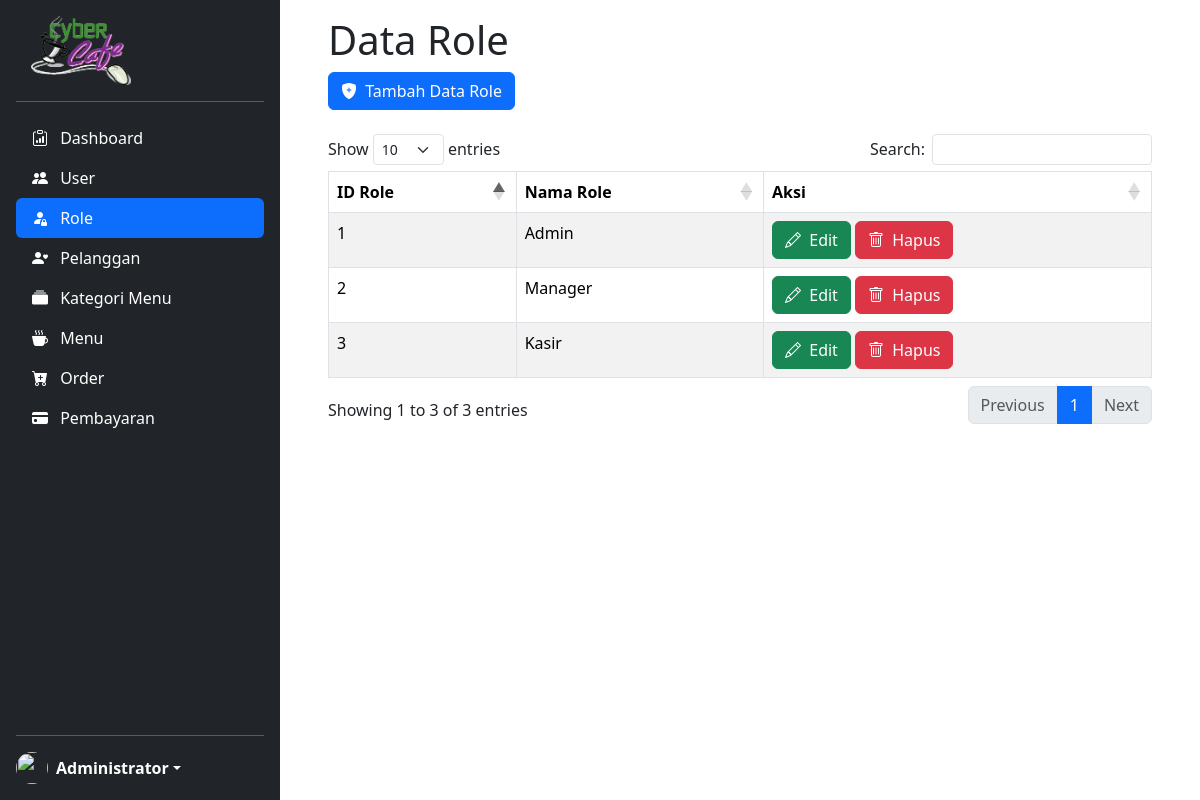
The page /master-role.php (signed in) on the database as committed earlier.
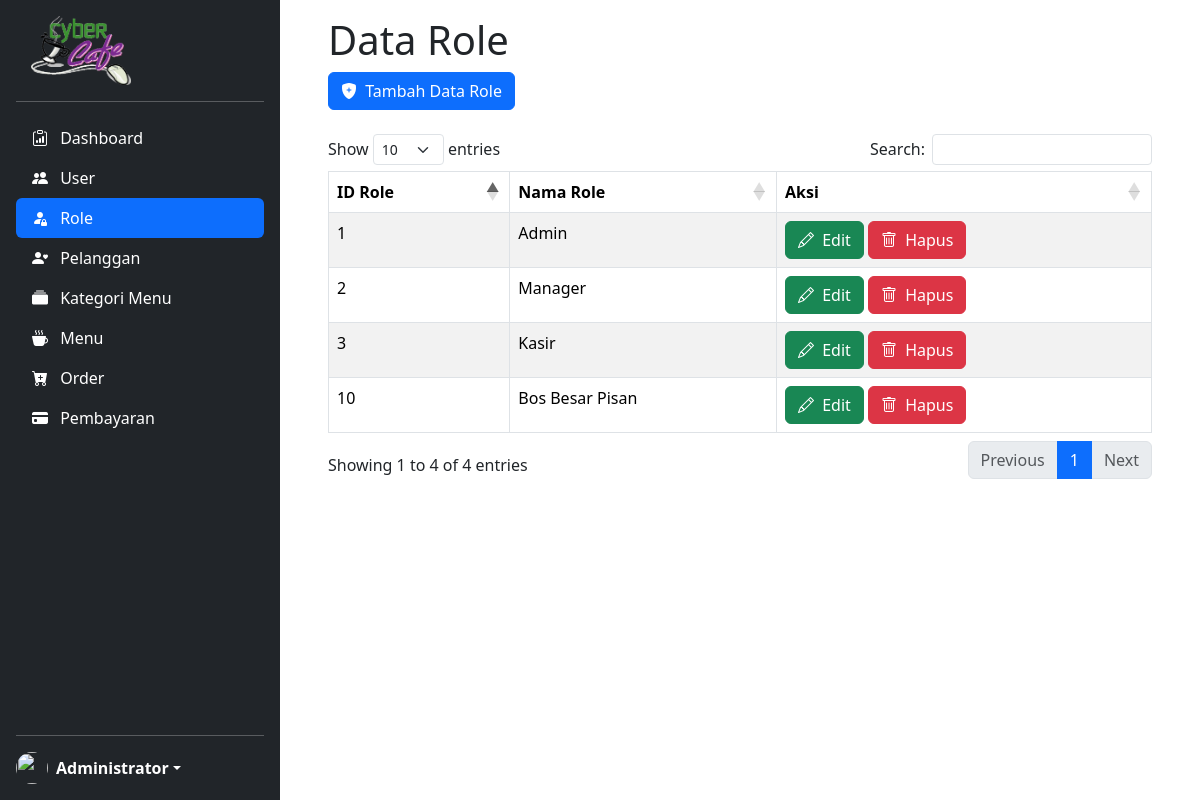
The same page on the database as committed later.
### tables this page shows
CREATE TABLE `role` (
  `id_role` int(11) NOT NULL,
  `nama_role` varchar(50) NOT NULL
);

### master-role.php (the view, shortened to what this page needs)
<!DOCTYPE html>
<html>
<head>
    <?php
	include "header.php";
	?>
</head>
<body>
    <main id="fullpage">
        <?php
        include "sidebar.php";
        ?>
        <div class="container pt-3 me-0 pe-5 ps-5 scrollarea">
            <div class="row">
                <div class="col">
                    <h1>Data Role</h1>
                    <a href="tambah-role.php" class="btn btn-primary"><i class="bi-shield-fill-plus me-1"></i> Tambah Data Role</a><br>
                    <?php
                        $sql = "SELECT * FROM role";
                        $role = mysqli_query($conn, $sql);
                    ?>
                    <br>
                    <table class="table table-bordered table-striped table-hover" id="data-role">
                        <thead>
                            <tr>
                                <th>ID Role</th>
                                <th>Nama Role</th>
                                <th>Aksi</th>
                            </tr>
                        </thead>
                        <tbody>
                        <?php foreach ($role as $row) : ?>
                        <tr>
                            <td><?= $row["id_role"]; ?></td>
                            <td><?= $row["nama_role"]; ?></td>
                            <td>
                                <?php
                                    echo "<a href='ubah-role.php?id=$row[id_role]' class='btn btn-success'><i class='bi-pencil me-1'></i> Edit</a>";
                                ?>
                                <a href="hapus-role.php?id=<?=$row['id_role']; ?>" onclick = "return confirm ('Apakah yakin akan hapus role <?= $row['nama_role']; ?>?');" class='btn btn-danger'><i class='bi-trash me-1'></i> Hapus</a>
                            </td>
                        </tr>
                            <?php endforeach; ?>
                        </tbody>
                    </table>
                </div>
            </div>
        </div>
    </main>
</body>
</html>

Rows that differ between the two databases and show on the page:
added role: id_role "10", nama_role "Bos Besar Pisan"
Other text that changed with them:
text written by a page script: "Show entries Search: Showing 1 to 3 of 3 entries Previous 1 Next" → "Show entries Search: Showing 1 to 4 of 4 entries Previous 1 Next"
